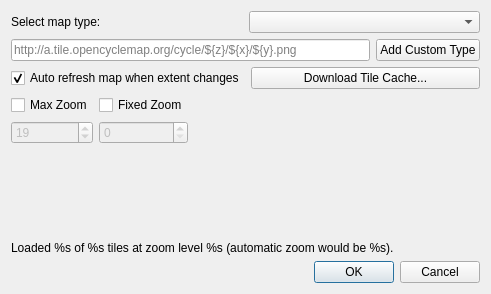
<?xml version="1.0" encoding="UTF-8"?>
<ui version="4.0">
 <class>qosmDialogBase</class>
 <widget class="QDialog" name="qosmDialogBase">
  <property name="geometry">
   <rect>
    <x>0</x>
    <y>0</y>
    <width>491</width>
    <height>294</height>
   </rect>
  </property>
  <property name="windowTitle">
   <string>QOSM Layer Properties</string>
  </property>
  <property name="modal">
   <bool>true</bool>
  </property>
  <layout class="QVBoxLayout" name="verticalLayout_3">
   <item>
    <layout class="QHBoxLayout" name="horizontalLayout">
     <item>
      <widget class="QLabel" name="label">
       <property name="text">
        <string>Select map type:</string>
       </property>
      </widget>
     </item>
     <item>
      <widget class="QComboBox" name="maptypeSpinner"/>
     </item>
    </layout>
   </item>
   <item>
    <layout class="QHBoxLayout" name="horizontalLayout_2">
     <item>
      <widget class="QLineEdit" name="customUrl">
       <property name="placeholderText">
        <string>http://a.tile.opencyclemap.org/cycle/${z}/${x}/${y}.png</string>
       </property>
      </widget>
     </item>
     <item>
      <widget class="QPushButton" name="addCustomType">
       <property name="text">
        <string>Add Custom Type</string>
       </property>
      </widget>
     </item>
    </layout>
   </item>
   <item>
    <layout class="QHBoxLayout" name="horizontalLayout_3">
     <item>
      <widget class="QCheckBox" name="autorefresh">
       <property name="text">
        <string>Auto refresh map when extent changes</string>
       </property>
       <property name="checked">
        <bool>true</bool>
       </property>
      </widget>
     </item>
     <item>
      <widget class="QPushButton" name="downloadTileCache">
       <property name="text">
        <string>Download Tile Cache...</string>
       </property>
      </widget>
     </item>
    </layout>
   </item>
   <item>
    <layout class="QHBoxLayout" name="horizontalLayout_4">
     <item>
      <layout class="QVBoxLayout" name="verticalLayout_2">
       <item>
        <widget class="QCheckBox" name="hasMaxZoom">
         <property name="text">
          <string>Max Zoom</string>
         </property>
        </widget>
       </item>
       <item>
        <widget class="QSpinBox" name="maxZoom">
         <property name="enabled">
          <bool>false</bool>
         </property>
         <property name="minimum">
          <number>2</number>
         </property>
         <property name="maximum">
          <number>22</number>
         </property>
         <property name="value">
          <number>19</number>
         </property>
        </widget>
       </item>
      </layout>
     </item>
     <item>
      <layout class="QVBoxLayout" name="verticalLayout">
       <item>
        <widget class="QCheckBox" name="hasFixedZoom">
         <property name="text">
          <string>Fixed Zoom</string>
         </property>
        </widget>
       </item>
       <item>
        <widget class="QSpinBox" name="fixedZoom">
         <property name="enabled">
          <bool>false</bool>
         </property>
         <property name="maximum">
          <number>22</number>
         </property>
        </widget>
       </item>
      </layout>
     </item>
     <item>
      <spacer name="horizontalSpacer_2">
       <property name="orientation">
        <enum>Qt::Horizontal</enum>
       </property>
       <property name="sizeHint" stdset="0">
        <size>
         <width>40</width>
         <height>20</height>
        </size>
       </property>
      </spacer>
     </item>
    </layout>
   </item>
   <item>
    <spacer name="verticalSpacer">
     <property name="orientation">
      <enum>Qt::Vertical</enum>
     </property>
     <property name="sizeHint" stdset="0">
      <size>
       <width>17</width>
       <height>5</height>
      </size>
     </property>
    </spacer>
   </item>
   <item>
    <widget class="QLabel" name="statusText">
     <property name="text">
      <string>Loaded %s of %s tiles at zoom level %s (automatic zoom would be %s).</string>
     </property>
     <property name="wordWrap">
      <bool>true</bool>
     </property>
    </widget>
   </item>
   <item>
    <widget class="QDialogButtonBox" name="button_box">
     <property name="orientation">
      <enum>Qt::Horizontal</enum>
     </property>
     <property name="standardButtons">
      <set>QDialogButtonBox::Cancel|QDialogButtonBox::Ok</set>
     </property>
    </widget>
   </item>
  </layout>
 </widget>
 <resources/>
 <connections>
  <connection>
   <sender>button_box</sender>
   <signal>accepted()</signal>
   <receiver>qosmDialogBase</receiver>
   <slot>accept()</slot>
   <hints>
    <hint type="sourcelabel">
     <x>40</x>
     <y>330</y>
    </hint>
    <hint type="destinationlabel">
     <x>20</x>
     <y>20</y>
    </hint>
   </hints>
  </connection>
  <connection>
   <sender>button_box</sender>
   <signal>rejected()</signal>
   <receiver>qosmDialogBase</receiver>
   <slot>reject()</slot>
   <hints>
    <hint type="sourcelabel">
     <x>40</x>
     <y>330</y>
    </hint>
    <hint type="destinationlabel">
     <x>20</x>
     <y>20</y>
    </hint>
   </hints>
  </connection>
  <connection>
   <sender>hasFixedZoom</sender>
   <signal>toggled(bool)</signal>
   <receiver>fixedZoom</receiver>
   <slot>setEnabled(bool)</slot>
   <hints>
    <hint type="sourcelabel">
     <x>164</x>
     <y>159</y>
    </hint>
    <hint type="destinationlabel">
     <x>161</x>
     <y>186</y>
    </hint>
   </hints>
  </connection>
  <connection>
   <sender>hasMaxZoom</sender>
   <signal>toggled(bool)</signal>
   <receiver>maxZoom</receiver>
   <slot>setEnabled(bool)</slot>
   <hints>
    <hint type="sourcelabel">
     <x>64</x>
     <y>159</y>
    </hint>
    <hint type="destinationlabel">
     <x>60</x>
     <y>186</y>
    </hint>
   </hints>
  </connection>
 </connections>
</ui>
